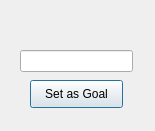
<?xml version="1.0" encoding="UTF-8"?>
<ui version="4.0">
 <class>savings_goal</class>
 <widget class="QDialog" name="savings_goal">
  <property name="geometry">
   <rect>
    <x>0</x>
    <y>0</y>
    <width>155</width>
    <height>131</height>
   </rect>
  </property>
  <property name="windowTitle">
   <string>Dialog</string>
  </property>
  <widget class="QLineEdit" name="savingsLine">
   <property name="geometry">
    <rect>
     <x>20</x>
     <y>50</y>
     <width>113</width>
     <height>22</height>
    </rect>
   </property>
  </widget>
  <widget class="QPushButton" name="goalConfirmButton">
   <property name="geometry">
    <rect>
     <x>30</x>
     <y>80</y>
     <width>93</width>
     <height>28</height>
    </rect>
   </property>
   <property name="text">
    <string>Set as Goal</string>
   </property>
   <property name="autoDefault">
    <bool>true</bool>
   </property>
  </widget>
 </widget>
 <resources/>
 <connections>
  <connection>
   <sender>goalConfirmButton</sender>
   <signal>clicked()</signal>
   <receiver>savings_goal</receiver>
   <slot>emitGoalSignal()</slot>
   <hints>
    <hint type="sourcelabel">
     <x>96</x>
     <y>87</y>
    </hint>
    <hint type="destinationlabel">
     <x>46</x>
     <y>123</y>
    </hint>
   </hints>
  </connection>
 </connections>
 <slots>
  <slot>emitGoalSignal()</slot>
 </slots>
</ui>
